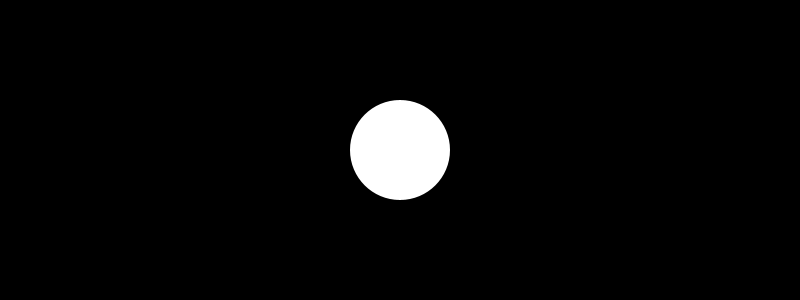
Frame 1 (no input)
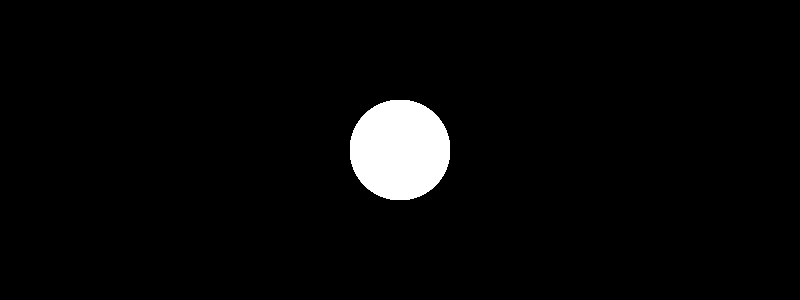
Frame 60 (the mouse pressed at the canvas centre just before this capture)
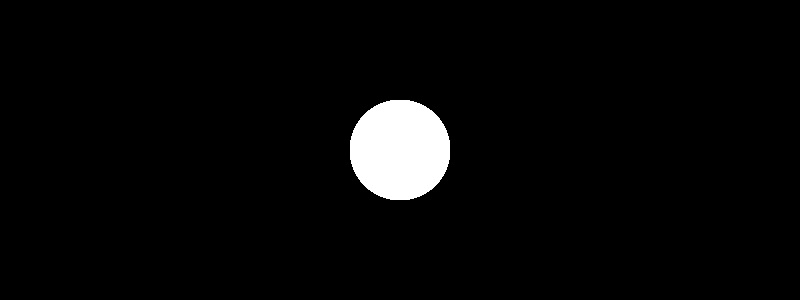
Frame 120 (the mouse held since frame 60 and released just before this capture)

The Processing sketch that drew these frames (run headless with seeded random() and noise(); from frame 60 on, the mouse is pressed at the canvas centre):

// Processing sketch: oscilacion_1
// ── oscilacion_1.pde
float vel;
float posX;
float posY;
float sizeX, sizeY;

void setup() {
  size(800, 300);
  background(0);
  posX = width/2;
  posY = height/2;
  sizeX = 100;
  sizeY = 100;
  noStroke();
}

void draw() {
  fill(255);
  ellipse(posX, posY, sizeX, sizeY);
}
